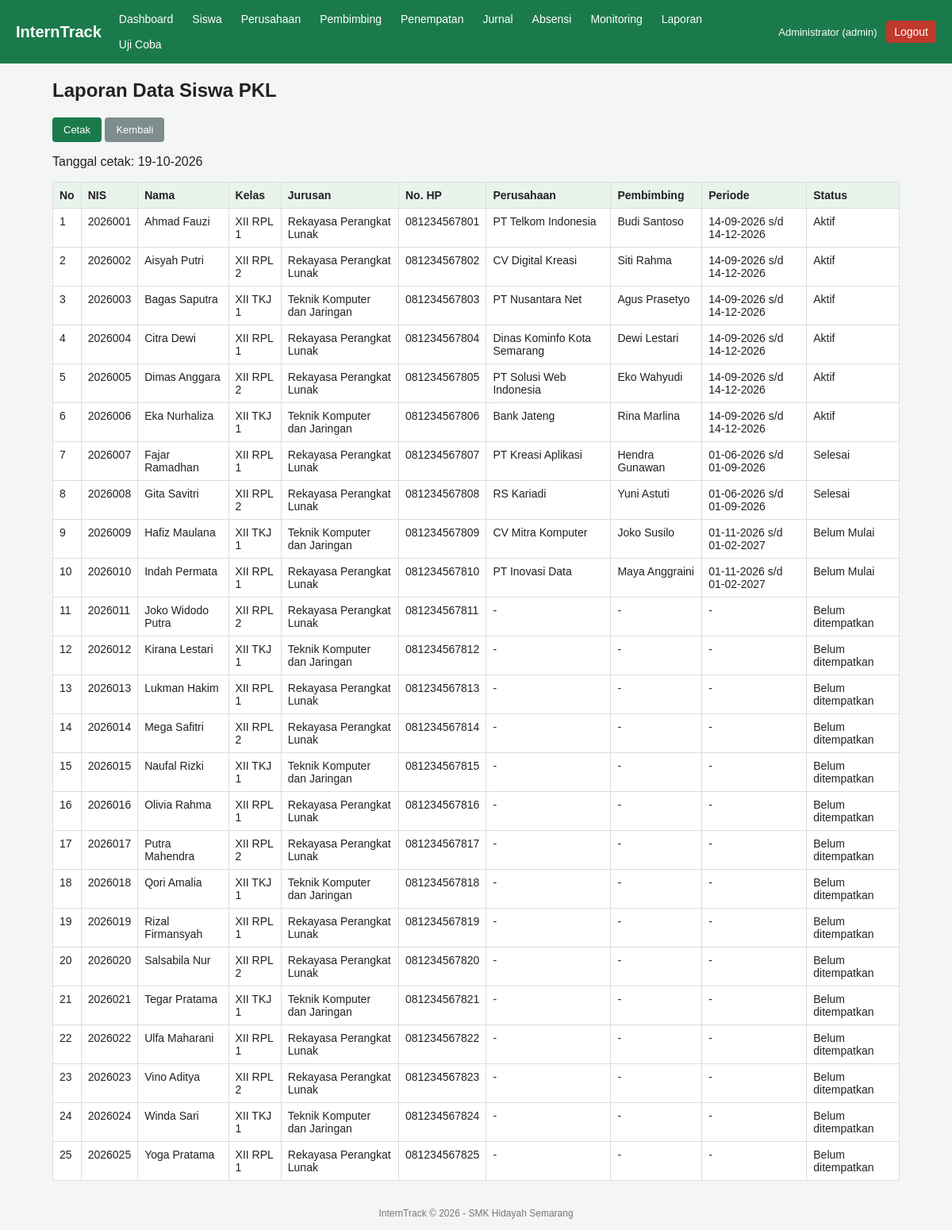
The page /laporan/siswa.php (signed in) on the database its author committed.
### tables this page shows
CREATE TABLE penempatan (
  id INT AUTO_INCREMENT PRIMARY KEY,
  siswa_id INT NOT NULL,
  perusahaan_id INT NOT NULL,
  pembimbing_id INT NOT NULL,
  tanggal_mulai DATE NOT NULL,
  tanggal_selesai DATE NOT NULL,
  status ENUM('Belum Mulai','Aktif','Selesai') NOT NULL DEFAULT 'Belum Mulai',
  FOREIGN KEY (siswa_id) REFERENCES siswa(id) ON DELETE CASCADE,
  FOREIGN KEY (perusahaan_id) REFERENCES perusahaan(id),
  FOREIGN KEY (pembimbing_id) REFERENCES pembimbing(id)
);

CREATE TABLE siswa (
  id INT AUTO_INCREMENT PRIMARY KEY,
  user_id INT NOT NULL,
  nis VARCHAR(20) NOT NULL UNIQUE,
  nama VARCHAR(100) NOT NULL,
  kelas VARCHAR(20) NOT NULL,
  jurusan VARCHAR(50) NOT NULL,
  no_hp VARCHAR(20),
  FOREIGN KEY (user_id) REFERENCES users(id) ON DELETE CASCADE
);

CREATE TABLE perusahaan (
  id INT AUTO_INCREMENT PRIMARY KEY,
  nama_perusahaan VARCHAR(100) NOT NULL,
  alamat VARCHAR(255) NOT NULL,
  bidang VARCHAR(100) NOT NULL,
  kontak VARCHAR(50)
);

CREATE TABLE pembimbing (
  id INT AUTO_INCREMENT PRIMARY KEY,
  user_id INT NOT NULL,
  nip VARCHAR(20) NOT NULL UNIQUE,
  nama VARCHAR(100) NOT NULL,
  no_hp VARCHAR(20),
  FOREIGN KEY (user_id) REFERENCES users(id) ON DELETE CASCADE
);

### config/koneksi.php (called while the page is built, shortened)
<?php
function e($s) {
    return htmlspecialchars((string)$s, ENT_QUOTES, 'UTF-8');
}
function tgl($d) {
    return $d ? date('d-m-Y', strtotime($d)) : '-';
}

### laporan/siswa.php (the view, shortened to what this page needs)
<?php
require __DIR__ . '/../config/koneksi.php';
$rows = $pdo->query("SELECT s.nis, s.nama, s.kelas, s.jurusan, s.no_hp, pr.nama_perusahaan, pb.nama AS nama_pembimbing,
                            p.tanggal_mulai, p.tanggal_selesai, p.status
                     FROM siswa s LEFT JOIN penempatan p ON p.siswa_id = s.id
                     LEFT JOIN perusahaan pr ON pr.id = p.perusahaan_id LEFT JOIN pembimbing pb ON pb.id = p.pembimbing_id
                     ORDER BY s.nama")->fetchAll();
include __DIR__ . '/../config/header.php';
?>
<p class="no-print"><button class="btn" onclick="window.print()">Cetak</button> <a class="btn abu" href="index.php">Kembali</a></p>
<p>Tanggal cetak: <?= date('d-m-Y') ?></p>
<table>
    <tr><th>No</th><th>NIS</th><th>Nama</th><th>Kelas</th><th>Jurusan</th><th>No. HP</th><th>Perusahaan</th><th>Pembimbing</th><th>Periode</th><th>Status</th></tr>
    <?php foreach ($rows as $i => $r): ?>
    <tr>
        <td><?= $i + 1 ?></td><td><?= e($r['nis']) ?></td><td><?= e($r['nama']) ?></td><td><?= e($r['kelas']) ?></td>
        <td><?= e($r['jurusan']) ?></td><td><?= e($r['no_hp']) ?></td>
        <td><?= e($r['nama_perusahaan'] ?? '-') ?></td><td><?= e($r['nama_pembimbing'] ?? '-') ?></td>
        <td><?= $r['tanggal_mulai'] ? tgl($r['tanggal_mulai']) . ' s/d ' . tgl($r['tanggal_selesai']) : '-' ?></td>
        <td><?= e($r['status'] ?? 'Belum ditempatkan') ?></td>
    </tr>
    <?php endforeach; ?>
</table>
<?php include __DIR__ . '/../config/footer.php'; ?>

### assets/style.css (style rules this page uses)
* { box-sizing: border-box; }
body { font-family: Arial, sans-serif; margin: 0; background: #f3f6f4; color: #222; }
table { width: 100%; border-collapse: collapse; background: #fff; }
th, td { border: 1px solid #ddd; padding: 8px; text-align: left; font-size: 14px; vertical-align: top; }
th { background: #e8f3ec; }
.btn { display: inline-block; background: #1b7a4b; color: #fff; border: 0; padding: 8px 14px; border-radius: 4px; cursor: pointer; text-decoration: none; font-size: 13px; }
.btn.abu { background: #7f8c8d; }

### rows shown on the page
penempatan: siswa.nis "2026001", siswa.nama "Ahmad Fauzi", siswa.kelas "XII RPL 1", siswa.jurusan "Rekayasa Perangkat Lunak", siswa.no_hp "081234567801", perusahaan.nama_perusahaan "PT Telkom Indonesia", pembimbing.nama "Budi Santoso", tanggal_mulai "14-09-2026", tanggal_selesai "14-12-2026", status "Aktif"
penempatan: siswa.nis "2026002", siswa.nama "Aisyah Putri", siswa.kelas "XII RPL 2", siswa.jurusan "Rekayasa Perangkat Lunak", siswa.no_hp "081234567802", perusahaan.nama_perusahaan "CV Digital Kreasi", pembimbing.nama "Siti Rahma", tanggal_mulai "14-09-2026", tanggal_selesai "14-12-2026", status "Aktif"
penempatan: siswa.nis "2026003", siswa.nama "Bagas Saputra", siswa.kelas "XII TKJ 1", siswa.jurusan "Teknik Komputer dan Jaringan", siswa.no_hp "081234567803", perusahaan.nama_perusahaan "PT Nusantara Net", pembimbing.nama "Agus Prasetyo", tanggal_mulai "14-09-2026", tanggal_selesai "14-12-2026", status "Aktif"
penempatan: siswa.nis "2026004", siswa.nama "Citra Dewi", siswa.kelas "XII RPL 1", siswa.jurusan "Rekayasa Perangkat Lunak", siswa.no_hp "081234567804", perusahaan.nama_perusahaan "Dinas Kominfo Kota Semarang", pembimbing.nama "Dewi Lestari", tanggal_mulai "14-09-2026", tanggal_selesai "14-12-2026", status "Aktif"
penempatan: siswa.nis "2026005", siswa.nama "Dimas Anggara", siswa.kelas "XII RPL 2", siswa.jurusan "Rekayasa Perangkat Lunak", siswa.no_hp "081234567805", perusahaan.nama_perusahaan "PT Solusi Web Indonesia", pembimbing.nama "Eko Wahyudi", tanggal_mulai "14-09-2026", tanggal_selesai "14-12-2026", status "Aktif"
penempatan: siswa.nis "2026006", siswa.nama "Eka Nurhaliza", siswa.kelas "XII TKJ 1", siswa.jurusan "Teknik Komputer dan Jaringan", siswa.no_hp "081234567806", perusahaan.nama_perusahaan "Bank Jateng", pembimbing.nama "Rina Marlina", tanggal_mulai "14-09-2026", tanggal_selesai "14-12-2026", status "Aktif"
penempatan: siswa.nis "2026007", siswa.nama "Fajar Ramadhan", siswa.kelas "XII RPL 1", siswa.jurusan "Rekayasa Perangkat Lunak", siswa.no_hp "081234567807", perusahaan.nama_perusahaan "PT Kreasi Aplikasi", pembimbing.nama "Hendra Gunawan", tanggal_mulai "01-06-2026", tanggal_selesai "01-09-2026", status "Selesai"
penempatan: siswa.nis "2026008", siswa.nama "Gita Savitri", siswa.kelas "XII RPL 2", siswa.jurusan "Rekayasa Perangkat Lunak", siswa.no_hp "081234567808", perusahaan.nama_perusahaan "RS Kariadi", pembimbing.nama "Yuni Astuti", tanggal_mulai "01-06-2026", tanggal_selesai "01-09-2026", status "Selesai"
penempatan: siswa.nis "2026009", siswa.nama "Hafiz Maulana", siswa.kelas "XII TKJ 1", siswa.jurusan "Teknik Komputer dan Jaringan", siswa.no_hp "081234567809", perusahaan.nama_perusahaan "CV Mitra Komputer", pembimbing.nama "Joko Susilo", tanggal_mulai "01-11-2026", tanggal_selesai "01-02-2027", status "Belum Mulai"
penempatan: siswa.nis "2026010", siswa.nama "Indah Permata", siswa.kelas "XII RPL 1", siswa.jurusan "Rekayasa Perangkat Lunak", siswa.no_hp "081234567810", perusahaan.nama_perusahaan "PT Inovasi Data", pembimbing.nama "Maya Anggraini", tanggal_mulai "01-11-2026", tanggal_selesai "01-02-2027", status "Belum Mulai"
siswa: nis "2026011", nama "Joko Widodo Putra", kelas "XII RPL 2", jurusan "Rekayasa Perangkat Lunak", no_hp "081234567811", nama_perusahaan "-", nama_pembimbing "-", status "Belum ditempatkan"
siswa: nis "2026012", nama "Kirana Lestari", kelas "XII TKJ 1", jurusan "Teknik Komputer dan Jaringan", no_hp "081234567812", nama_perusahaan "-", nama_pembimbing "-", status "Belum ditempatkan"
siswa: nis "2026013", nama "Lukman Hakim", kelas "XII RPL 1", jurusan "Rekayasa Perangkat Lunak", no_hp "081234567813", nama_perusahaan "-", nama_pembimbing "-", status "Belum ditempatkan"
siswa: nis "2026014", nama "Mega Safitri", kelas "XII RPL 2", jurusan "Rekayasa Perangkat Lunak", no_hp "081234567814", nama_perusahaan "-", nama_pembimbing "-", status "Belum ditempatkan"
siswa: nis "2026015", nama "Naufal Rizki", kelas "XII TKJ 1", jurusan "Teknik Komputer dan Jaringan", no_hp "081234567815", nama_perusahaan "-", nama_pembimbing "-", status "Belum ditempatkan"
siswa: nis "2026016", nama "Olivia Rahma", kelas "XII RPL 1", jurusan "Rekayasa Perangkat Lunak", no_hp "081234567816", nama_perusahaan "-", nama_pembimbing "-", status "Belum ditempatkan"
siswa: nis "2026017", nama "Putra Mahendra", kelas "XII RPL 2", jurusan "Rekayasa Perangkat Lunak", no_hp "081234567817", nama_perusahaan "-", nama_pembimbing "-", status "Belum ditempatkan"
siswa: nis "2026018", nama "Qori Amalia", kelas "XII TKJ 1", jurusan "Teknik Komputer dan Jaringan", no_hp "081234567818", nama_perusahaan "-", nama_pembimbing "-", status "Belum ditempatkan"
siswa: nis "2026019", nama "Rizal Firmansyah", kelas "XII RPL 1", jurusan "Rekayasa Perangkat Lunak", no_hp "081234567819", nama_perusahaan "-", nama_pembimbing "-", status "Belum ditempatkan"
siswa: nis "2026020", nama "Salsabila Nur", kelas "XII RPL 2", jurusan "Rekayasa Perangkat Lunak", no_hp "081234567820", nama_perusahaan "-", nama_pembimbing "-", status "Belum ditempatkan"
siswa: nis "2026021", nama "Tegar Pratama", kelas "XII TKJ 1", jurusan "Teknik Komputer dan Jaringan", no_hp "081234567821", nama_perusahaan "-", nama_pembimbing "-", status "Belum ditempatkan"
siswa: nis "2026022", nama "Ulfa Maharani", kelas "XII RPL 1", jurusan "Rekayasa Perangkat Lunak", no_hp "081234567822", nama_perusahaan "-", nama_pembimbing "-", status "Belum ditempatkan"
siswa: nis "2026023", nama "Vino Aditya", kelas "XII RPL 2", jurusan "Rekayasa Perangkat Lunak", no_hp "081234567823", nama_perusahaan "-", nama_pembimbing "-", status "Belum ditempatkan"
siswa: nis "2026024", nama "Winda Sari", kelas "XII TKJ 1", jurusan "Teknik Komputer dan Jaringan", no_hp "081234567824", nama_perusahaan "-", nama_pembimbing "-", status "Belum ditempatkan"
siswa: nis "2026025", nama "Yoga Pratama", kelas "XII RPL 1", jurusan "Rekayasa Perangkat Lunak", no_hp "081234567825", nama_perusahaan "-", nama_pembimbing "-", status "Belum ditempatkan"

### other values the page prints
$label "Dashboard"
$label "Siswa"
$label "Perusahaan"
$label "Pembimbing"
$label "Penempatan"
$label "Jurnal"
$label "Absensi"
$label "Monitoring"
$label "Laporan"
$label "Uji Coba"
$_SESSION['user']['nama'] "Administrator"
$role "admin"
$judul "Laporan Data Siswa PKL"
